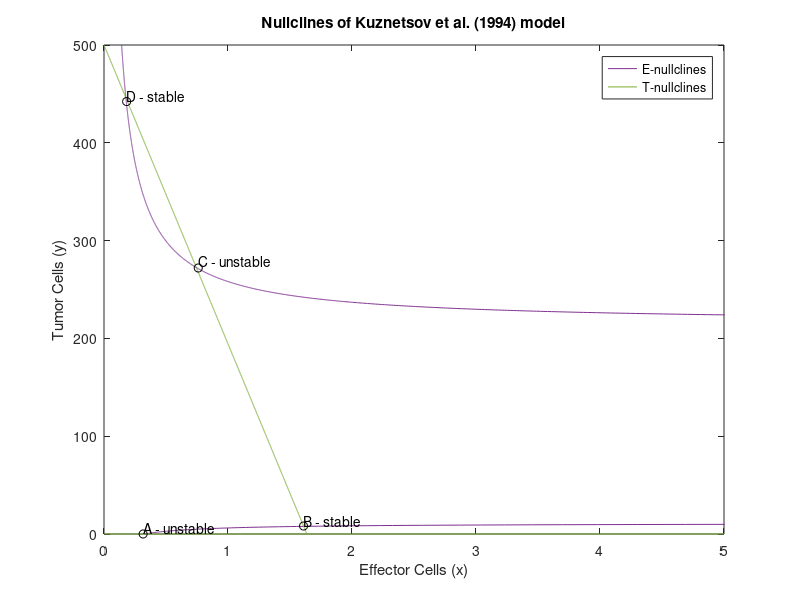

The MATLAB source for this figure:
% variables
alpha = 1.636;
beta = 2*10^(-3);
sigma = 0.1181;
delta = 0.3643;
mu = 0.00311;
rho = 1.131;
eta = 20.19; 

% E-nullcline function
efunc = @(y) sigma./(delta + mu.*y - ((rho.*y)./(eta + y)));

% E-nullcline func plot pt.1
y = 0:0.1:10;
plot(efunc(y), y, 'Color',[0.4940 0.1840 0.5560])
hold on

% T-nullcline (first one)
y=500:-0.1:0;
tfunc = @(y) alpha.*(1 - beta.*y);
plot(tfunc(y), y, 'Color', [0.4660 0.6740 0.1880])

% E-nullcline func plot pt.2
y=500:-0.1:220;
plot(efunc(y), y, 'Color',[0.4940 0.1840 0.5560])

% T-nullcline (second one)
x = 0:1:5;
plot(x,zeros(size(x)), 'Color', [0.4660 0.6740 0.1880]) 

% plot intersection points
labels = {'A - unstable', 'B - stable', 'C - unstable', 'D - stable'};
e = [0.3155 1.6093 0.76 0.1825];
t = [0 8.158 272 442.2];
plot(e, t, 'o', 'Color', 'black') 

text(e, t, labels, 'VerticalAlignment','bottom','HorizontalAlignment','left');
title('Nullclines of Kuznetsov et al. (1994) model')
legend('E-nullclines','T-nullclines')
axis([0 5 0 500])
xlabel('Effector Cells (x)')
ylabel('Tumor Cells (y)')